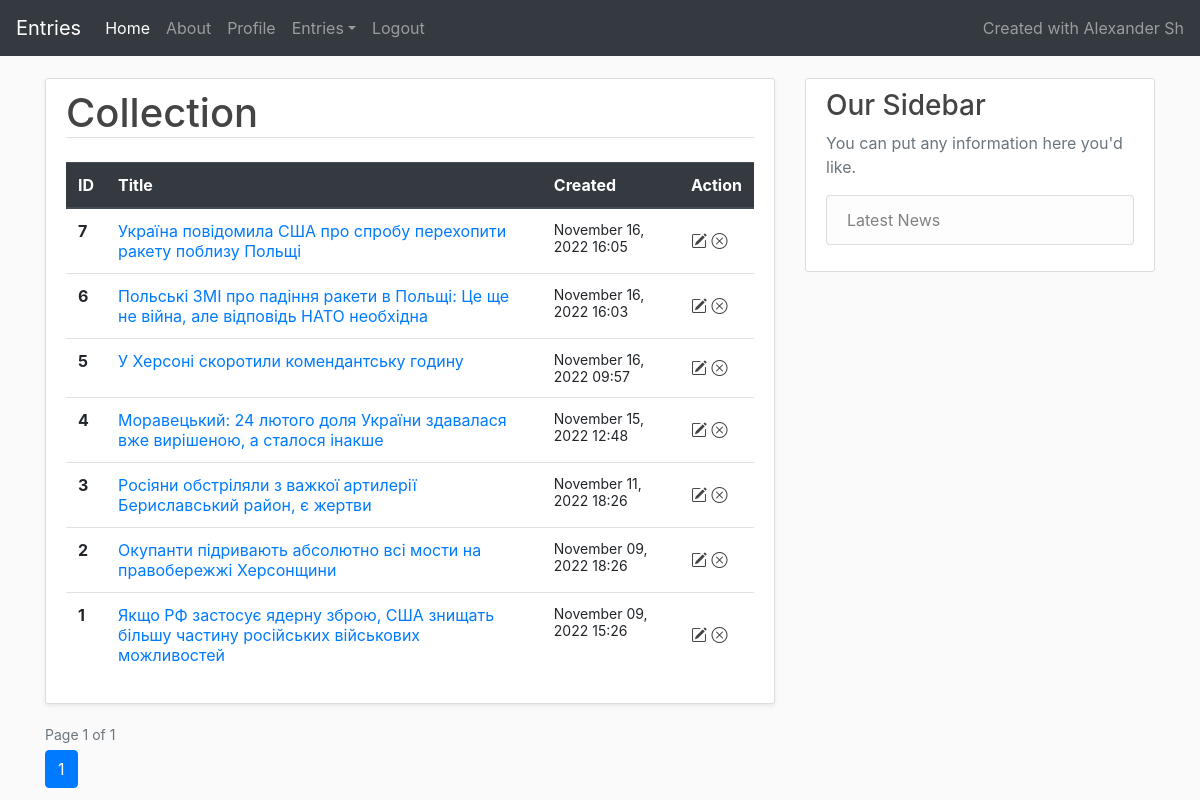
/accounts/content/collection/ (signed in), run on an earlier commit of the app's database.
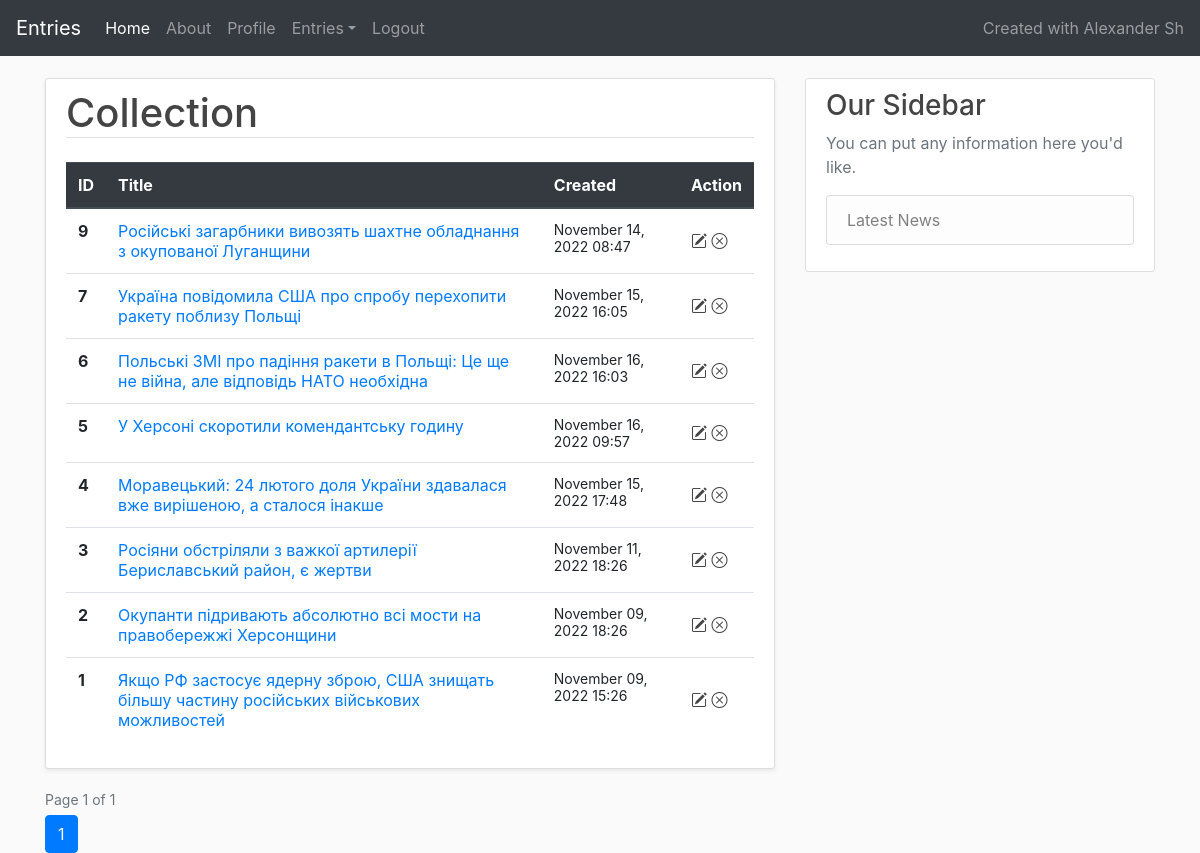
And on a later commit of the database.
### content/models.py (models this page shows)
class Entry(models.Model):
    title = models.CharField(max_length=100)
    content = models.TextField()
    user_id = models.IntegerField(null=False)
    created_at = models.DateTimeField(default=timezone.now)
    updated_at = models.DateTimeField(default=timezone.now)
    class Meta:
        db_table = "base_entry"

### content/views.py (the view)
# urls.py: path('accounts/content/collection/', views.collection, name='collection-entries'),
@login_required
def collection(request):
    entries = Entry.objects.filter(user_id=request.user.id).order_by('-id')
    paginator = Paginator(entries, 20)
    page = request.GET.get('page')
    context = paginator.get_page(page)
    return render(request, 'content/collection.html', {
        'entries': context,
    })

### content/templates/content/collection.html (shortened to what this page needs)
{% extends "index.html" %}
{% block content %}
<div class="content-section shadow-sm">
    <h1 class="border-bottom mb-4">Collection</h1>
    <table class="table collection">
      <thead class="thead-dark">
        <tr>
          <th scope="col">ID</th>
          <th scope="col">Title</th>
          <th scope="col">Created</th>
          <th scope="col">Action</th>
        </tr>
      </thead>
      <tbody>
      {% for entry in entries %}
        <tr>
          <th scope="row">{{ entry.id }}</th>
          <td>
              <a target="_blank" href="{% url 'details' entry.id %}">{{ entry.title }}</a>
          </td>
          <td>
              <small>{{ entry.created_at|date:"F d, Y H:i" }}</small>
          </td>
          <td class="action">
              <a href="{% url 'change-entry' entry.id %}" title="Change"><i class="bi bi-pencil-square"></i></a>
              <a href="{% url 'destroy-entry' entry.id %}" title="Destroy"><i class="bi bi-x-circle"></i></a>
          </td>
        </tr>
      {% endfor %}
      </tbody>
    </table>
</div>
{% include 'pager.html' with entries=entries %}
{% endblock content %}

### base/templates/index.html (shortened to what this page needs)
{% load static %}
<html lang="en">
<head>
    <link rel="stylesheet" href="https://cdn.jsdelivr.net/npm/bootstrap@4.6.2/dist/css/bootstrap.min.css">
    <link rel="stylesheet" href="{% static 'css/main.css' %}">
</head>
<body>
    <nav class="navbar navbar-expand-lg navbar-dark bg-dark">
        <a class="navbar-brand" href="{% url 'index' %}">Entries</a>
        <div class="collapse navbar-collapse" id="navbarText">
          <ul class="navbar-nav sticky-top mr-auto">
            <li class="nav-item active">
                <a class="nav-link" href="{% url 'index' %}">Home <span class="sr-only">(current)</span></a>
            </li>
            <li class="nav-item">
                <a class="nav-link" href="{% url 'about' %}">About</a>
            </li>
            {% if user.is_authenticated %}
                <li class="nav-item">
                  <a class="nav-link" href="{% url 'profile' %}">Profile</a>
                </li>
                <li class="nav-item dropdown">
                    <a class="nav-link dropdown-toggle" href="#" id="entries" role="button" data-toggle="dropdown" aria-haspopup="true" aria-expanded="false">Entries</a>
                </li>
                <li class="nav-item">
                  <a class="nav-link" href="{% url 'logout' %}">Logout</a>
                </li>
            {% endif %}
          </ul>
          <span class="navbar-text">
            Created with Alexander Sh
          </span>
        </div>
      </nav>
    <main role="main" class="container">
      <div class="row">
        <div class="col-md-8">
            {% block content %}{% endblock %}
        </div>
        <div class="col-md-4">
          <div class="content-section">
            <h3>Our Sidebar</h3>
            <p class='text-muted'>You can put any information here you'd like.
              <ul class="list-group">
                <li class="list-group-item list-group-item-light">Latest News</li>
              </ul>
            </p>
          </div>
        </div>
      </div>
    </main>
</body>
</html>

### base/templates/pager.html (shortened to what this page needs)
<small class="text-muted pagination-info">Page {{ entries.number }} of {{ entries.paginator.num_pages }}</small>
<nav aria-label="Page navigation">
  <ul class="pagination">
      {% for num in entries.paginator.page_range %}
          {% if entries.number == num %}
            <li class="page-item active"><a class="page-link" href="?page={{ num }}">{{ num }}</a></li>
          {% elif num > entries.number|add:'-3' and num < entries.number|add:'3' %}
            <li class="page-item"><a class="page-link" href="?page={{ num }}">{{ num }}</a></li>
          {% endif %}
      {% endfor %}
  </ul>
</nav>

### base/static/css/main.css (style rules this page uses)
body { background: #fafafa; color: #333333; }
h1, h2, h3, h4, h5, h6 { color: #444444; }
ul { margin: 0; }
.navbar { margin-bottom: 1.4rem; color: #ffffff; }
.content-section { background: #ffffff; padding: 10px 20px; border: 1px solid #ddd; border-radius: 3px; margin-bottom: 20px; }
.pagination-info { margin-bottom: 5px; display: block; }
.collection .action { vertical-align: middle; }
.collection .action a { color: #444; }

What changed in the data, as far as the page shows it:
added Entry: id "9", title "Російські загарбники вивозять шахтне обладнання з окупованої Луганщини", created_at "November 14, 2022 08:47"
changed Entry "Україна повідомила США про спробу перехопити ракету поблизу Польщі": created_at "November 16, 2022 16:05" → "November 15, 2022 16:05"
changed Entry "Моравецький: 24 лютого доля України здавалася вже вирішеною, а сталося інакше": created_at "November 15, 2022 12:48" → "November 15, 2022 17:48"
